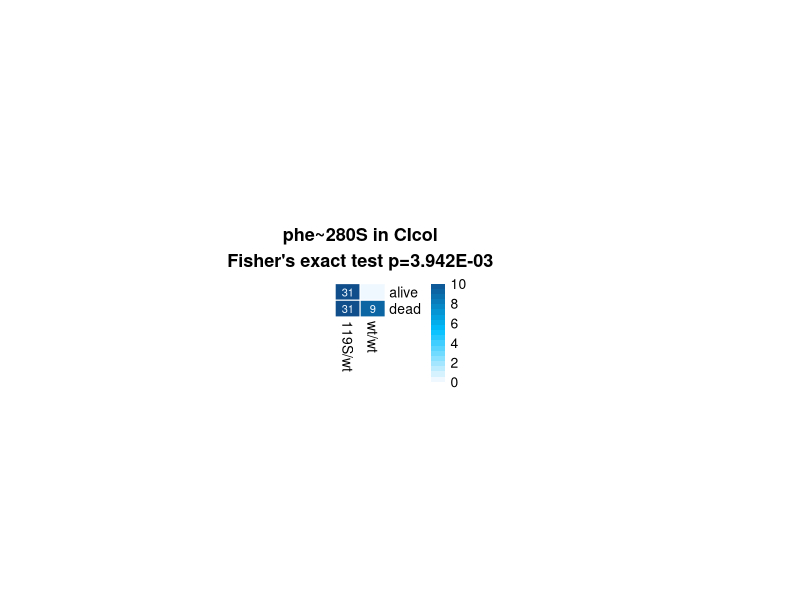
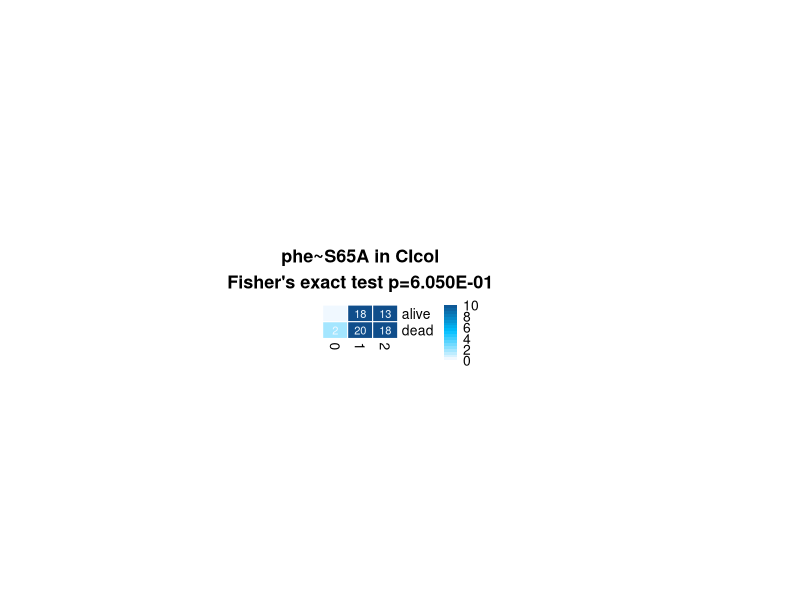
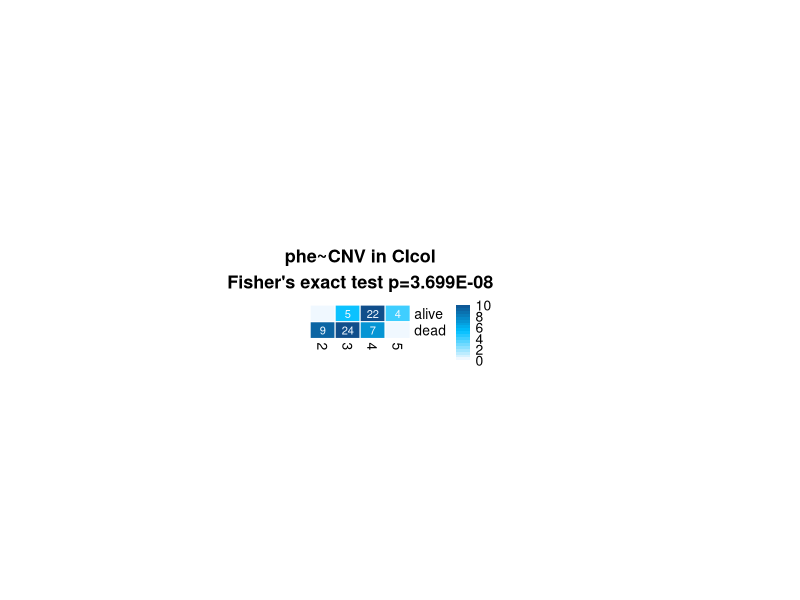
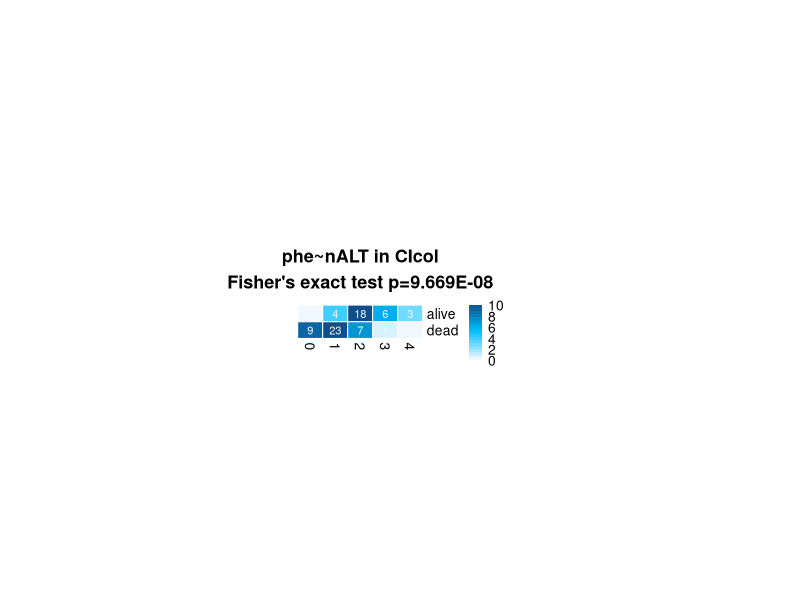

Write the R code that produced these figures, in order. (Note: this script raises an error after producing the figures.)
library(gmodels)
library(pheatmap)

col.fun = colorRampPalette(interpolate="l",c("aliceblue","deepskyblue","dodgerblue4"))

# read input (run 2020-02-17_heatmaps.R to produce this table)
gtd = read.table("../results_tables/Fig3_CIcol_CNV-ALTallele.csv", header = T)

data_A65S = read.table("Genotype_3489405_A65S.csv", header = T)


#### genotype-phenotype associations in CIcol ####
# Simple Fisher's tests of individual variants

# table genotype-phenotype associations: 119S
pdf(file="Fig3A_CIcol_phe-gty.pdf",height=12,width=12)
ta = CrossTable(gtd[gtd$population == "CIcol",]$genotype, gtd[gtd$population == "CIcol",]$phenotype, fisher = T, prop.r = F, prop.c = F, prop.t = F ,prop.chisq = F)
pheatmap(t(ta$t), color = col.fun(20), breaks = seq(0,10,length.out = 20), 
         cellwidth = 18, cellheight = 12, na_col = "dodgerblue4",number_color = "aliceblue",
         border_color = "white", cluster_cols=F, cluster_rows=F,display_numbers = T,number_format = "%i",
         main=sprintf("phe~280S in CIcol\nFisher's exact test p=%.3E", ta$fisher.ts$p.value))

# same with S65A
ta = CrossTable(data_A65S[data_A65S$population == "CIcol",]$genotype, data_A65S[data_A65S$population == "CIcol",]$phenotype, fisher = T, prop.r = F, prop.c = F, prop.t = F ,prop.chisq = F)
pheatmap(t(ta$t), color = col.fun(20), breaks = seq(0,10,length.out = 20), 
         cellwidth = 18, cellheight = 12, na_col = "dodgerblue4",number_color = "aliceblue",
         border_color = "white", cluster_cols=F, cluster_rows=F,display_numbers = T,number_format = "%i",
         main=sprintf("phe~S65A in CIcol\nFisher's exact test p=%.3E", ta$fisher.ts$p.value))

dev.off()

# table genotype-phenotype associations: CNVs
pdf(file="Fig3BC_CIcol_phe-CNV_phe-nALT.pdf",height=12,width=12)
ta = CrossTable(gtd[gtd$population == "CIcol",]$CNV, gtd[gtd$population == "CIcol",]$phenotype, fisher = T, prop.r = F, prop.c = F, prop.t = F ,prop.chisq = F)
pheatmap(t(ta$t), color = col.fun(20), breaks = seq(0,10,length.out = 20), 
         cellwidth = 18, cellheight = 12, na_col = "dodgerblue4",number_color = "aliceblue",
         border_color = "white", cluster_cols=F, cluster_rows=F,display_numbers = T,number_format = "%i",
         main=sprintf("phe~CNV in CIcol\nFisher's exact test p=%.3E", ta$fisher.ts$p.value))

ta = CrossTable(gtd[gtd$population == "CIcol",]$estimated_n_ALT, gtd[gtd$population == "CIcol",]$phenotype, fisher = T, prop.r = F, prop.c = F, prop.t = F ,prop.chisq = F)
pheatmap(t(ta$t), color = col.fun(20), breaks = seq(0,10,length.out = 20), 
         cellwidth = 18, cellheight = 12, na_col = "dodgerblue4",number_color = "aliceblue",
         border_color = "white", cluster_cols=F, cluster_rows=F,display_numbers = T,number_format = "%i",
         main=sprintf("phe~nALT in CIcol\nFisher's exact test p=%.3E", ta$fisher.ts$p.value))
dev.off()





#### GLM model with A65S and G280S data ####
# manual genotypes:

# load data: genotypes in each sample
data = read.table("Genotype_3492074_G280S.csv", header = T)
colnames(data) = c("ox_code", "population", "G280S", "phenotype")

# add a65s
data_A65S = read.table("Genotype_3489405_A65S.csv", header = T)
data$A65S = data_A65S[,"genotype"]

# add dup data
data_gtd = gtd[,c("id", "CNV", "estimated_n_ALT")]
data = merge(data, data_gtd, by.x = "ox_code", by.y = "id") 

# clean
rownames(data) = data$ox_code
data = data[,c("A65S","G280S", "CNV", "estimated_n_ALT", "phenotype")]

# convert data to factors
data$A65S = as.factor(data$A65S)
data$G280S = as.factor(data$G280S)


# null model
mod_null = glm(phenotype ~ 1, data = data, family = "binomial")

### BIC PROCEDURE
# initial model (with all variables)
mod_tot = glm(phenotype ~ ., data = data, family = "binomial")
# stepwise removal using BIC criterion
mod_BIC = step(mod_tot, direction = "both", steps = 1e6, trace = F, k = log(nrow(data))) # k=log(num_obs) for BIC
mod_BIC_sum = summary(mod_BIC)
mod_tot_sum = summary(mod_tot)

# summary table BIC
mod_BIC_out = as.data.frame(mod_BIC_sum$coefficients)
colnames(mod_BIC_out) = c("BIC_coef","BIC_se", "BIC_z", "BIC_p_chisq")
mod_BIC_out$variant   = rownames(mod_BIC_out)
mod_BIC_out$BIC_OR    = 1/exp(mod_BIC_out$BIC_coef)
mod_BIC_signif = anova(mod_BIC, mod_null, test = 'Chisq')
mod_BIC_out$pval_chisq_v_null = mod_BIC_signif$`Pr(>Chi)`[2]

write.table(mod_BIC_out, "Fig3ABC-sup_model_GLM_stepBIC_CIcol.csv" , quote = F, sep="\t", row.names = F)


# pearson test (linkage between mutations)
cor.test(as.numeric(as.character(data$G280S)), as.numeric(as.character(data$A65S)), method = "pearson")
cor.test(as.numeric(as.character(data$G280S)), as.numeric(data$CNV>2), method = "pearson")

# ### BACKWARD ELIMINATION
# source("../scripts_other/glmodelling.R")
# mod_BKE = glmodelling(input.table = data, list.of.markers = c("A65S","G280S", "CNV", "estimated_n_ALT"),
#                       rescolumn = "phenotype", glm.function = "glm", verbose = F)
# 
# mod_BKE_sum = summary(mod_BKE$final.model)
# mod_BKE_out = as.data.frame(mod_BKE_sum$coefficients)
# colnames(mod_BKE_out) = c("coef","se", "zscore", "p_chisq")
# mod_BKE_out$variant   = rownames(mod_BKE_out)
# mod_BKE_out$OR    = 1/exp(mod_BKE_out$coef)
# mod_BKE_out$model_pval = mod_BKE$final.sig$P
# mod_BKE_out$model_deviance = mod_BKE$final.sig$deviance
# 
# write.table(mod_BKE_out, "Fig3ABC-sup_model_GLM_BKE_CIcol.csv" , quote = F, sep="\t")
